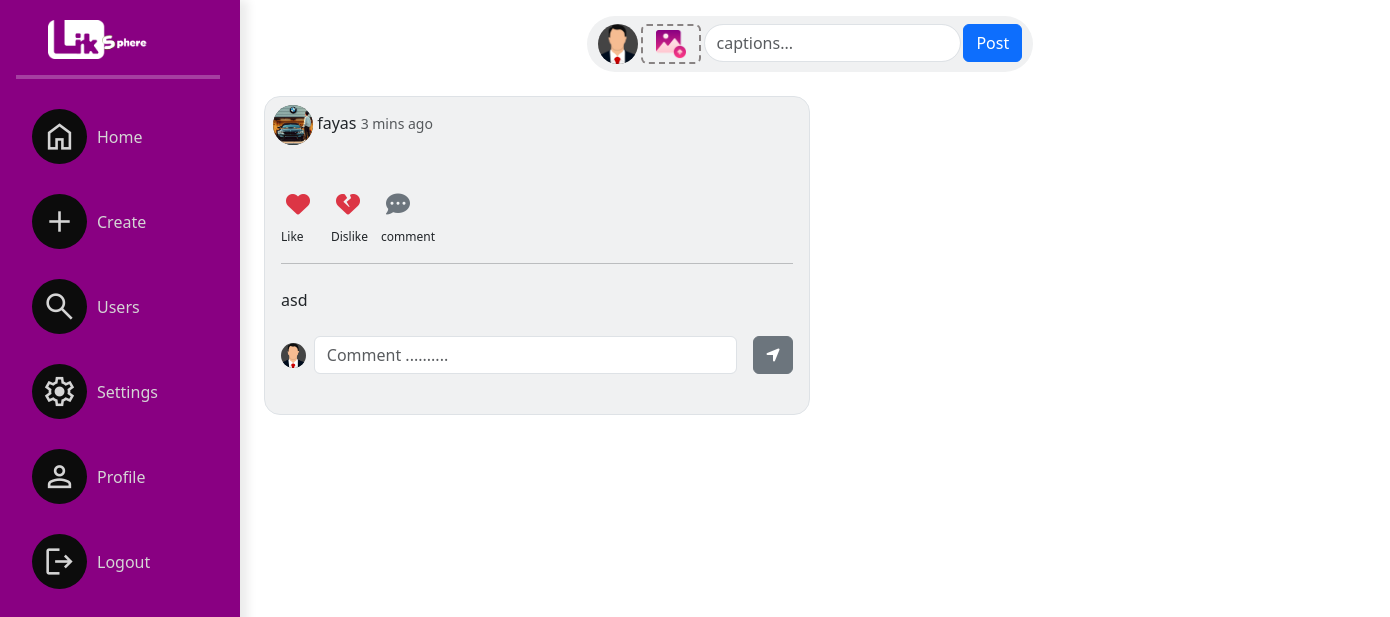
The page /linksphere/index/ on the database as committed earlier.
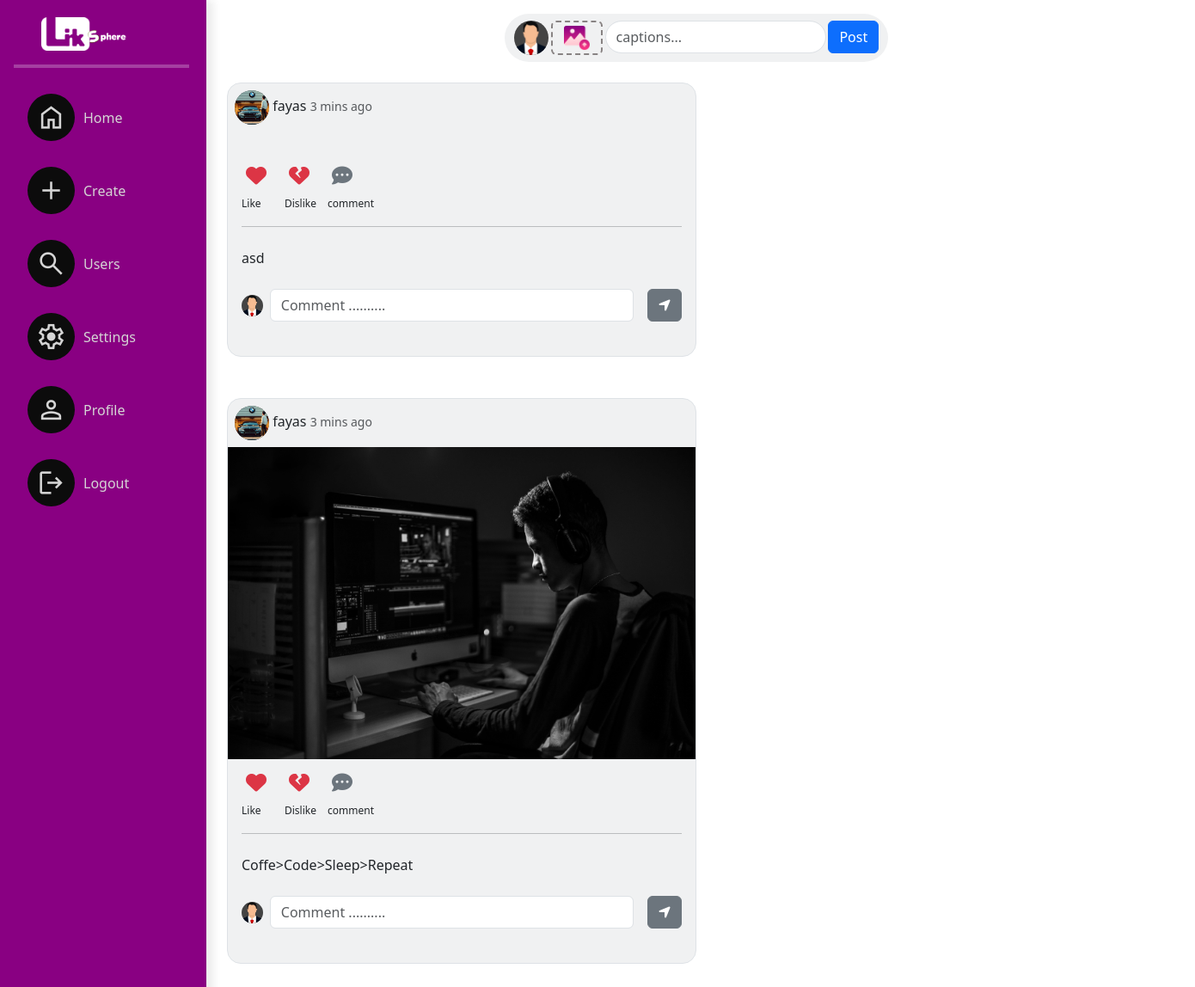
The same page on the database as committed later.
### socialapp/models.py (models this page shows, shortened)
class Posts(models.Model):
    user=models.ForeignKey(User,on_delete=models.CASCADE,related_name="userpost")
    title=models.CharField(max_length=200)
    post_image=models.ImageField(upload_to="posters",null=True,blank=True)
    created_date=models.DateTimeField(auto_now_add=True)
    liked_by=models.ManyToManyField(User,related_name="post_like")

class UserProfile(models.Model):
    user=models.OneToOneField(User,on_delete=models.CASCADE,related_name="profile")
    address=models.CharField(max_length=200,null=True)
    phone=models.CharField(max_length=200,null=True)
    profile_pic=models.ImageField(upload_to="profilepics",null=True,blank=True)
    dob=models.DateField(null=True)
    bio=models.CharField(max_length=200,null=True)
    following=models.ManyToManyField("self",related_name="followed_by",symmetrical=False,null=True)
    block=models.ManyToManyField("self",related_name="blocked",symmetrical=False,null=True)

### socialapp/views.py (the view, shortened to what this page needs)
# urls.py: path('linksphere/index/',views.IndexView.as_view(),name="index"),
class IndexView(CreateView,ListView):
    template_name="index.html"
    model=Posts
    form_class=PostForm
    context_object_name="data"

### socialapp/forms.py
class PostForm(forms.ModelForm):
    class Meta:
        model=Posts
        fields=["title","post_image"]

### socialapp/templates/index.html (shortened to what the changed rows need)
{%extends 'base.html'%}
{%load static%}
{%block body_block%}
        <div class="container list ">
            {%for post in data%}
            <div class="container mb-5">
                <div class="border border-1 bg-secondary bg-opacity-10 rounded-4 mt-4 w-50">
                    <div class="ms-2 mt-2 mb-2">
                      {%if post.user.profile.profile_pic%}
                        <img class="profile-small" src="{{post.user.profile.profile_pic.url}}" alt="Avatar">
                      {%else%}
                        <img class="profile-small" src="{%static 'socialapp/images/profilepic.png'%}" alt="Avatar">
                      {%endif%}
                        {{post.user}} <small class="text-body-secondary">3 mins ago</small>
                    </div>
                    <div>
                        {%if post.post_image%}
                            <img src="{{post.post_image.url}}" class="h-auto w-100" alt="">
                        {%else%}
                            <img src="{%static 'images/sample'%}" class="h-auto w-100" alt="">
                        {%endif%}
                    </div>
                    <div class="ms-2 mt-2 mb-2 d-flex align-items-start">
                        <div class="d-block flex-column">
                            <div>
                                <i class="fa-solid fa-heart fs-4 text-danger btn"></i>
                            </div>
                            <div>
                                <span class="ms-2 spa">Like</span>
                            </div>
                        </div>
                        <div class="d-block flex-column">
                            <div>
                                <i class="fa-solid fa-heart-crack fs-4 text-danger btn"></i>
                            </div>
                            <div>
                                <span class="ms-2 spa">Dislike</span>
                            </div>
                        </div>
                        <div class="d-block flex-column">
                            <div>
                                <i class="fa-solid fa-comment-dots fs-4 text-secondary btn"></i>
                            </div>
                            <div>
                                <span class="ms-2 spa">comment</span>
                            </div>
                        </div>
                    </div>
                    <hr class="ms-3 me-3">
                    <div class="p-2 ms-2">
                        {{post.title}}
                    </div>
                        <div class="d-flex align-items-center mb-4 p-3">
                            <div>
                                <img class="profile-xsmall" src="{%static 'socialapp/images/profilepic.png'%}" alt="">
                            </div>
                            <div class="ms-2 me-3 w-100">
                                <input type="text" class="form-control" name="" id="" placeholder="Comment .........." class="border-0 w-100">
                            </div>
                            <div>
                                <button class="btn btn-secondary"><i class="fa-solid fa-location-arrow"></i>
                                </button>
                            </div>
                        </div>
                </div>
            </div>
            {%endfor%}
        </div>
{%endblock%}

Rows that differ between the two databases and show on the page:
added Posts: user.profile.profile_pic (picture), user "fayas", post_image (picture), title "Coffe>Code>Sleep>Repeat"
